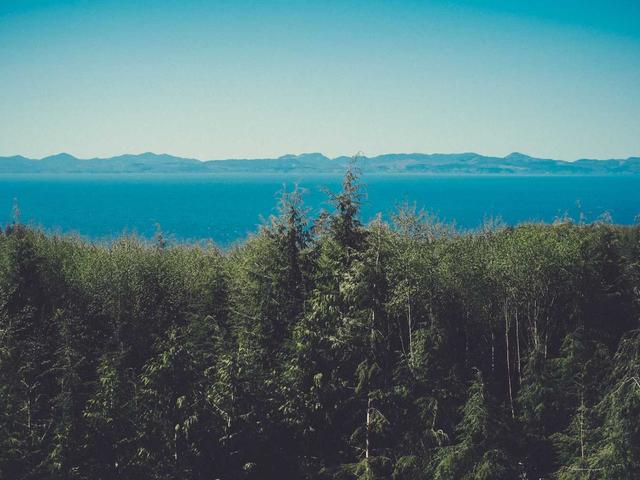
#> input picture tests/data/images/picsum_10.jpg, 640 x 480 px
$ python -i signature.py   (imports and definitions only)
#> lines starting #> are read from the running program, lines starting #| are printed output that depends on the picture
#> further down, picture is the input picture: PIL image 640x480 RGB; mean R, G, B 80.4, 116.2, 120.7
"""Perceptual signatures for single images (or single video frames).

A :class:`Signature` bundles a few complementary fingerprints:

* ``phash`` -- 64-bit DCT perceptual hash. Robust to resizing and re-compression;
  good for finding *candidates*.
* ``dhash`` -- 64-bit gradient (difference) hash. Cheap second opinion that
  catches some phash collisions.
* ``gray`` / ``color`` -- small thumbnails. Hashes are blind to small
  *localised* edits (a different meme caption, a watermark), so before declaring
  two images certainly identical we diff the grayscale thumbnails block-by-block
  and look for any region that changed a lot, and compare overall colour.

Comparing two signatures yields a :class:`MatchLevel`: ``CERTAIN`` (safe to
remove the lesser copy automatically), ``POSSIBLE`` (ask the user) or ``NONE``.
"""

from __future__ import annotations

import enum
from dataclasses import dataclass

import cv2
import numpy as np
from PIL import Image, ImageOps

HASH_BITS = 64
GRAY_SIZE = 128
BLOCK_SIZE = 4
COLOR_SIZE = 16

# --- Thresholds -------------------------------------------------------------
# These were calibrated against the images in tests/data/images and a set of
# synthetic degradations (resize, JPEG re-compression, format conversion,
# captions, watermarks, crops, flips...). See tests/test_signature.py.

#: Max phash Hamming distance (out of 64) for a CERTAIN match.
PHASH_CERTAIN = 6
#: Max dhash Hamming distance (out of 64) for a CERTAIN match.
DHASH_CERTAIN = 10
#: Max phash Hamming distance for a POSSIBLE match (user gets asked).
PHASH_POSSIBLE = 8
#: Max dhash Hamming distance for a POSSIBLE match. pHash alone only sees the
#: coarse layout, so unrelated photos with a similar composition can land
#: within PHASH_POSSIBLE; their dhash distance stays near random (~32).
#: Captions, watermarks and brightness changes measured <= 6, and 5% crops <= 21.
DHASH_POSSIBLE = 26
#: Max mean difference (0-255) of any 4x4 block of the 128x128 grayscale
#: thumbnails for a CERTAIN match. Benign degradations (even JPEG quality 8
#: or several rounds of resize + re-compress) stay below ~7; captions and
#: watermarks measured >= ~21.
LOCAL_DIFF_CERTAIN = 12.0
#: Max mean absolute colour difference (0-255) for a CERTAIN match.
COLOR_DIFF_CERTAIN = 10.0
#: Aspect ratios within this factor of each other are considered equal.
ASPECT_TOLERANCE = 1.03
#: Std-dev of the 128px grayscale thumbnail below which an image is "flat"
#: (hashes are meaningless). Solid colours measure 0, and noisy black video
#: frames about 0.3. Sparse screenshots (about 3.8) and very dark photos
#: (about 2.5) have real content and must stay above this value.
FLAT_STDDEV = 1.0
#: Std-dev of the 32px grayscale thumbnail below which an image is "low
#: contrast": hashed as usual, but never a CERTAIN match. LOCAL_DIFF_CERTAIN is
#: absolute, so in a very dark image a caption or watermark that's darkened
#: with it is only ~15 levels brighter and slips under the limit.
LOW_CONTRAST_STDDEV = 4.0
#: Max mean colour difference for two flat images to be a POSSIBLE match.
FLAT_COLOR_DIFF = 6.0


@dataclass(frozen=True)
class Limits:
    """Hash limits for a POSSIBLE match, overridable with ``--phash``/``--dhash``.

    The CERTAIN limits are deliberately not overridable: they decide what gets
    removed without asking.
    """

    phash: int = PHASH_POSSIBLE
    dhash: int = DHASH_POSSIBLE


DEFAULT_LIMITS = Limits()


class MatchLevel(enum.IntEnum):
    NONE = 0
    POSSIBLE = 1
    CERTAIN = 2


@dataclass(frozen=True)
class Match:
    level: MatchLevel
    phash_distance: int = HASH_BITS
    dhash_distance: int = HASH_BITS
    local_diff: float = 255.0
    color_diff: float = 255.0

    # [4 lines left out: function similarity, not called in this run]


@dataclass(frozen=True, eq=False)
class Signature:
    phash: int
    dhash: int
    gray: np.ndarray  # (GRAY_SIZE, GRAY_SIZE) uint8
    color: np.ndarray  # (COLOR_SIZE, COLOR_SIZE, 3) uint8, RGB
    width: int
    height: int
    flat: bool
    low_contrast: bool = False

    @property
    def aspect(self) -> float:
        return self.width / self.height


def _bits_to_int(bits: np.ndarray) -> int:
    return int.from_bytes(np.packbits(bits.astype(np.uint8).ravel()).tobytes(), "big")


def to_rgb_array(img: Image.Image) -> np.ndarray:
    """Normalise a PIL image to an RGB uint8 array.

    Applies EXIF orientation and composites any transparency onto white, so a
    PNG with alpha and its flattened JPEG twin produce the same signature.
    """
    img = ImageOps.exif_transpose(img)
    if img.mode in ("I", "F") or img.mode.startswith("I;16"):
        img = Image.fromarray(_high_depth_to_uint8(np.asarray(img)), "L")
    if img.mode in ("RGBA", "LA", "PA") or (img.mode == "P" and "transparency" in img.info):
        img = img.convert("RGBA")
        background = Image.new("RGBA", img.size, (255, 255, 255, 255))
        img = Image.alpha_composite(background, img)
    return np.asarray(img.convert("RGB"))


# [13 lines left out: function _high_depth_to_uint8, not called in this run]


def signature_from_array(rgb: np.ndarray, size: tuple[int, int] | None = None) -> Signature:
    """Compute a signature from an (H, W, 3) RGB uint8 array.

    ``size`` is the (width, height) of the original media, if ``rgb`` was
    decoded at reduced resolution (e.g. JPEG draft mode).
    """
    if rgb.shape[0] == 0 or rgb.shape[1] == 0:
        raise ValueError("empty image")
    width, height = size if size else (rgb.shape[1], rgb.shape[0])
#> width = 640; height = 480
    gray = cv2.cvtColor(rgb, cv2.COLOR_RGB2GRAY)
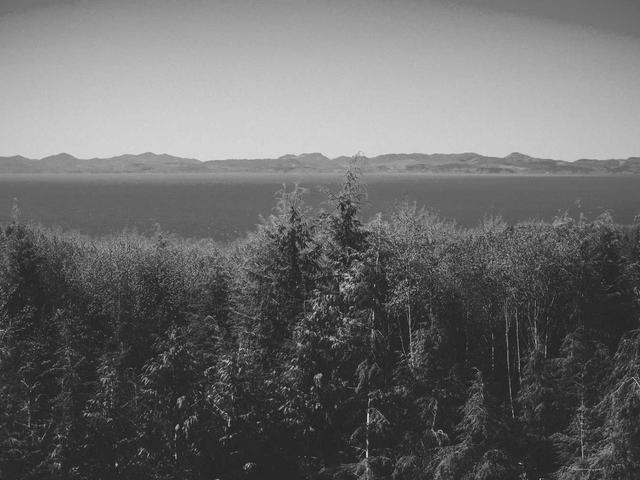
#> gray: shape (480, 640); min 12, max 226, mean 106

    # pHash: low-frequency DCT coefficients compared to their median.
    small = cv2.resize(gray, (32, 32), interpolation=cv2.INTER_AREA).astype(np.float32)
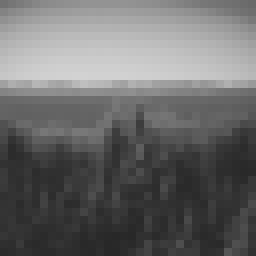
#> small: shape (32, 32) float32 (shown 8 times larger); min 40, max 210, mean 106
    low = cv2.dct(small)[:8, :8].ravel()
#> low = 64 values, max 3391.7 at index 0, min -458 at index 24, mean 59.95
    phash = _bits_to_int(low > np.median(low[1:]))
#> phash = 14111390912771661250

    # dHash: horizontal gradient sign on a 9x8 grid.
    tiny = cv2.resize(gray, (9, 8), interpolation=cv2.INTER_AREA).astype(np.int16)
    dhash = _bits_to_int(tiny[:, 1:] > tiny[:, :-1])
#> dhash = 16195191275613497693

    thumb = cv2.resize(gray, (GRAY_SIZE, GRAY_SIZE), interpolation=cv2.INTER_AREA)
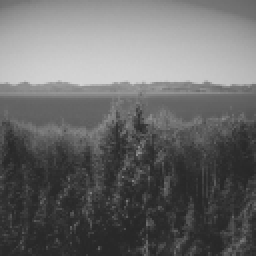
#> thumb: shape (128, 128) (shown 2 times larger); min 38, max 213, mean 106
    return Signature(
        phash=phash,
        dhash=dhash,
        gray=thumb,
        color=cv2.resize(rgb, (COLOR_SIZE, COLOR_SIZE), interpolation=cv2.INTER_AREA),
        width=width,
        height=height,
        flat=float(thumb.std()) < FLAT_STDDEV,
        low_contrast=float(small.std()) < LOW_CONTRAST_STDDEV,
    )


def signature_from_image(img: Image.Image, size: tuple[int, int] | None = None) -> Signature:
    return signature_from_array(to_rgb_array(img), size)


def hamming(a: int, b: int) -> int:
    return (a ^ b).bit_count()


# [15 lines left out: function local_diff, not called in this run]


def color_diff(a: Signature, b: Signature) -> float:
    """Mean absolute difference (0-255) of the small colour thumbnails."""
    return float(np.abs(a.color.astype(np.int16) - b.color.astype(np.int16)).mean())


def aspects_match(a: float, b: float) -> bool:
    return max(a, b) / min(a, b) <= ASPECT_TOLERANCE


# [34 lines left out: function compare, not called in this run]

>>> from PIL import Image
>>> picture = Image.open('../../tests/data/images/picsum_10.jpg')
>>> result = signature_from_image(picture)

$ run again, on tests/data/images/picsum_106.jpg
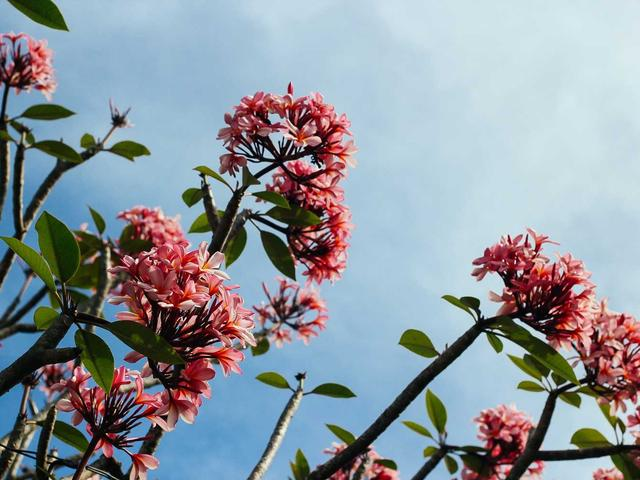
#> input picture tests/data/images/picsum_106.jpg, 640 x 480 px
#> picture is the input picture: PIL image 640x480 RGB; mean R, G, B 141.3, 149.8, 158.4
#> width = 640; height = 480
#> in signature_from_array, `gray = cv2.cvtColor(rgb, cv2.COLOR_RGB2GRAY)`:
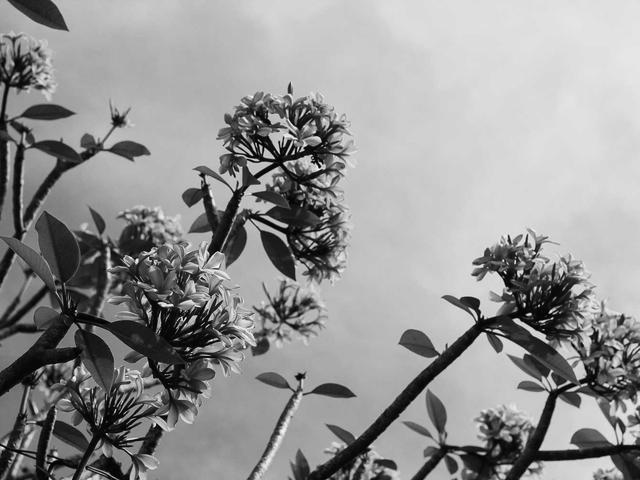
#> gray: shape (480, 640); min 0, max 254, mean 148.2
#> low = 64 values, max 4742.6 at index 0, min -872.5 at index 1, mean 66.66
#> phash = 10638008501671381639
#> dhash = 18437700377588130923
#> in signature_from_array, `thumb = cv2.resize(gray, (GRAY_SIZE, GRAY_SIZE), interpolation=cv2.INT..`:
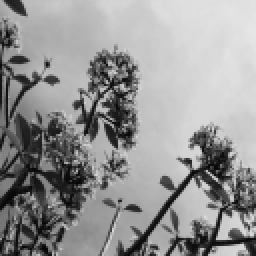
#> thumb: shape (128, 128) (shown 2 times larger); min 6, max 230, mean 148.2

$ run again, on tests/data/images/picsum_15.jpg
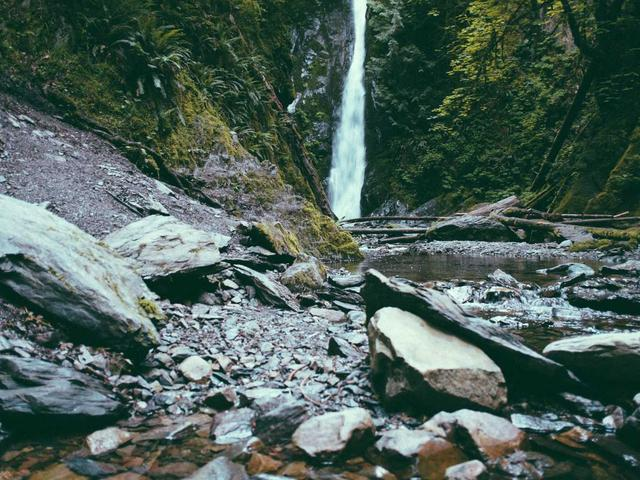
#> input picture tests/data/images/picsum_15.jpg, 640 x 480 px
#> picture is the input picture: PIL image 640x480 RGB; mean R, G, B 78.1, 96.8, 89.4
#> width = 640; height = 480
#> in signature_from_array, `small = cv2.resize(gray, (32, 32), interpolation=cv2.INTER_AREA).astyp..`:
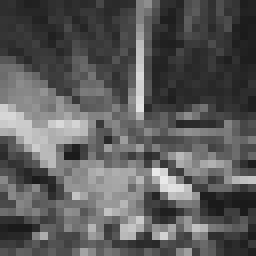
#> small: shape (32, 32) float32 (shown 8 times larger); min 26, max 233, mean 90.4
#> low = 64 values, max 2892.4 at index 0, min -523.3 at index 8, mean 27.7
#> phash = 15382351853163322912
#> dhash = 8814160543371261156
#> in signature_from_array, `thumb = cv2.resize(gray, (GRAY_SIZE, GRAY_SIZE), interpolation=cv2.INT..`:
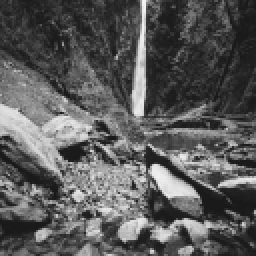
#> thumb: shape (128, 128) (shown 2 times larger); min 24, max 242, mean 90.4
